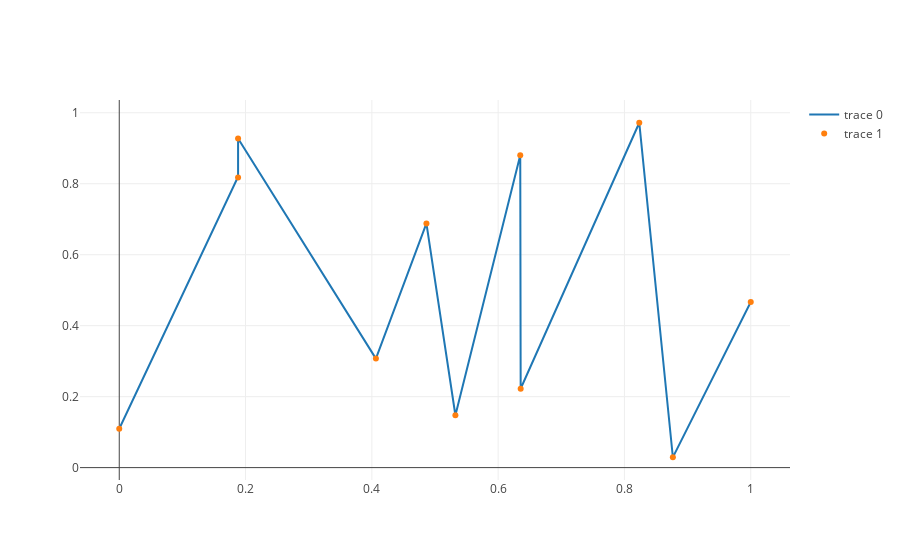

Notebook cell for this chart:
### Markdown cell above
We can generate a random vector $ui$ and use the previous function

### Code cell
ui = np.random.rand(n_bases)

x, u = interpolate(ui)


fig = go.Figure(data=[
    go.Scatter(x=x, y=u, mode='lines'),
    go.Scatter(x=s, y=ui, mode='markers'),
])
plotly.iplot(fig)

### Figure 1 — Plotly figure (JSON) as saved in the notebook; plotly's stock layout.template omitted (floating-point values rounded to 4 significant figures; data arrays with more than 128 entries replaced by an {"elided": "..."} marker saying what was removed)
{"data": [{"mode": "lines", "type": "scatter", "uid": "919a6cd2-c350-48e1-be8e-9c957fda2cb4", "x": {"elided": "500 float values"}, "y": {"elided": "500 float values"}}, {"mode": "markers", "type": "scatter", "uid": "63426ee5-3d38-42a9-a47a-3ca2e7b3270e", "x": [0, 0.1882, 0.1882, 0.4064, 0.4864, 0.5323, 0.635, 0.6357, 0.8235, 0.8767, 1], "y": [0.1094, 0.8173, 0.9273, 0.3072, 0.6881, 0.1476, 0.8803, 0.2224, 0.9719, 0.02922, 0.4668]}], "layout": {}}
